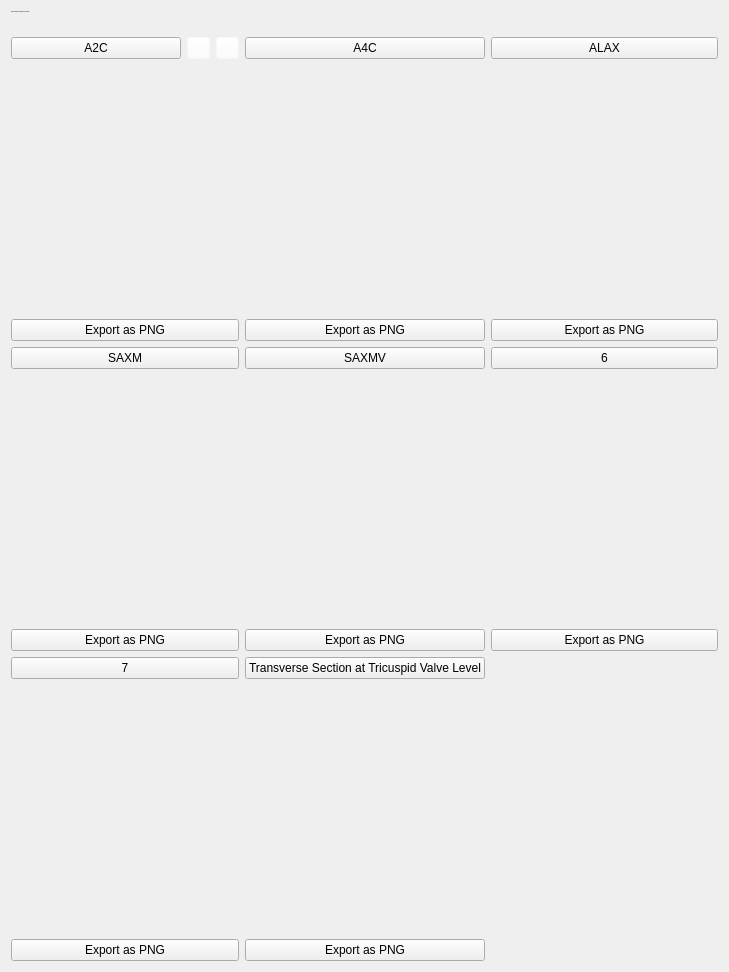
            <widget class="ScrollAreaWidget" name="scrollAreaWidgetContents_3">
             <property name="geometry">
              <rect>
               <x>0</x>
               <y>0</y>
               <width>729</width>
               <height>972</height>
              </rect>
             </property>
             <property name="sizePolicy">
              <sizepolicy hsizetype="Ignored" vsizetype="Expanding">
               <horstretch>0</horstretch>
               <verstretch>0</verstretch>
              </sizepolicy>
             </property>
             <property name="minimumSize">
              <size>
               <width>0</width>
               <height>0</height>
              </size>
             </property>
             <property name="maximumSize">
              <size>
               <width>16777215</width>
               <height>16777215</height>
              </size>
             </property>
             <layout class="QVBoxLayout" name="verticalLayout_2">
              <item>
               <layout class="QHBoxLayout" name="horizontalLayout">
                <item>
                 <widget class="QLabel" name="label_11">
                  <property name="sizePolicy">
                   <sizepolicy hsizetype="Preferred" vsizetype="Preferred">
                    <horstretch>0</horstretch>
                    <verstretch>0</verstretch>
                   </sizepolicy>
                  </property>
                  <property name="font">
                   <font>
                    <family>MS Shell Dlg 2</family>
                    <pointsize>-1</pointsize>
                    <weight>50</weight>
                    <italic>false</italic>
                    <bold>false</bold>
                   </font>
                  </property>
                  <property name="styleSheet">
                   <string notr="true">font: 20px &quot;MS Shell Dlg 2&quot;;</string>
                  </property>
                  <property name="text">
                   <string>Click view name to highlight cross section:</string>
                  </property>
                  <property name="alignment">
                   <set>Qt::AlignLeading|Qt::AlignLeft|Qt::AlignTop</set>
                  </property>
                  <property name="wordWrap">
                   <bool>false</bool>
                  </property>
                 </widget>
                </item>
                <item>
                 <spacer name="horizontalSpacer">
                  <property name="orientation">
                   <enum>Qt::Horizontal</enum>
                  </property>
                  <property name="sizeHint" stdset="0">
                   <size>
                    <width>40</width>
                    <height>20</height>
                   </size>
                  </property>
                 </spacer>
                </item>
               </layout>
              </item>
              <item>
               <widget class="MyGridWidget" name="gridWidget" native="true">
                <property name="sizePolicy">
                 <sizepolicy hsizetype="Expanding" vsizetype="Expanding">
                  <horstretch>0</horstretch>
                  <verstretch>0</verstretch>
                 </sizepolicy>
                </property>
                <layout class="QGridLayout" name="gridLayout_2">
                 <property name="leftMargin">
                  <number>0</number>
                 </property>
                 <property name="topMargin">
                  <number>0</number>
                 </property>
                 <property name="rightMargin">
                  <number>0</number>
                 </property>
                 <property name="bottomMargin">
                  <number>0</number>
                 </property>
                 <item row="0" column="0">
                  <layout class="QVBoxLayout" name="verticalLayout_10">
                   <item>
                    <layout class="QHBoxLayout" name="horizontalLayout_2">
                     <item>
                      <widget class="QPushButton" name="pushButton_13">
                       <property name="sizePolicy">
                        <sizepolicy hsizetype="Expanding" vsizetype="Fixed">
                         <horstretch>0</horstretch>
                         <verstretch>0</verstretch>
                        </sizepolicy>
                       </property>
                       <property name="minimumSize">
                        <size>
                         <width>0</width>
                         <height>0</height>
                        </size>
                       </property>
                       <property name="maximumSize">
                        <size>
                         <width>16777215</width>
                         <height>16777215</height>
                        </size>
                       </property>
                       <property name="styleSheet">
                        <string notr="true">font: 10px &quot;MS Shell Dlg 2&quot;;</string>
                       </property>
                       <property name="text">
                        <string>A2C</string>
                       </property>
                      </widget>
                     </item>
                     <item>
                      <widget class="QPushButton" name="pushButton_2">
                       <property name="sizePolicy">
                        <sizepolicy hsizetype="Fixed" vsizetype="Fixed">
                         <horstretch>0</horstretch>
                         <verstretch>0</verstretch>
                        </sizepolicy>
                       </property>
                       <property name="maximumSize">
                        <size>
                         <width>23</width>
                         <height>16777215</height>
                        </size>
                       </property>
                       <property name="styleSheet">
                        <string notr="true">image: url(:/images/Counterclockwise_rotating_circular_arrow_symbol.png);
background-color: rgba(255, 255, 255, 0);</string>
                       </property>
                       <property name="text">
                        <string/>
                       </property>
                      </widget>
                     </item>
                     <item>
                      <widget class="QPushButton" name="pushButton_10">
                       <property name="sizePolicy">
                        <sizepolicy hsizetype="Fixed" vsizetype="Fixed">
                         <horstretch>0</horstretch>
                         <verstretch>0</verstretch>
                        </sizepolicy>
                       </property>
                       <property name="maximumSize">
                        <size>
                         <width>23</width>
                         <height>16777215</height>
                        </size>
                       </property>
                       <property name="styleSheet">
                        <string notr="true">image: url(:/images/Clockwise_rotating_circular_arrow_symbol.png);
background-color: rgba(255, 255, 255, 0);</string>
                       </property>
                       <property name="text">
                        <string/>
                       </property>
                      </widget>
                     </item>
                    </layout>
                   </item>
                   <item>
                    <widget class="QLabel" name="label_8">
                     <property name="sizePolicy">
                      <sizepolicy hsizetype="Expanding" vsizetype="Expanding">
                       <horstretch>0</horstretch>
                       <verstretch>0</verstretch>
                      </sizepolicy>
                     </property>
                     <property name="minimumSize">
                      <size>
                       <width>0</width>
                       <height>240</height>
                      </size>
                     </property>
                     <property name="maximumSize">
                      <size>
                       <width>16777215</width>
                       <height>16777215</height>
                      </size>
                     </property>
                     <property name="text">
                      <string/>
                     </property>
                     <property name="pixmap">
                      <pixmap>:/images/annotated_heart_sample.png</pixmap>
                     </property>
                     <property name="scaledContents">
                      <bool>true</bool>
                     </property>
                    </widget>
                   </item>
                   <item>
                    <widget class="QPushButton" name="pushButton_9">
                     <property name="sizePolicy">
                      <sizepolicy hsizetype="Expanding" vsizetype="Fixed">
                       <horstretch>0</horstretch>
                       <verstretch>0</verstretch>
                      </sizepolicy>
                     </property>
                     <property name="minimumSize">
                      <size>
                       <width>0</width>
                       <height>0</height>
                      </size>
                     </property>
                     <property name="maximumSize">
                      <size>
                       <width>16777215</width>
                       <height>16777215</height>
                      </size>
                     </property>
                     <property name="text">
                      <string>Export as PNG</string>
                     </property>
                    </widget>
                   </item>
                  </layout>
                 </item>
                 <item row="0" column="1">
                  <layout class="QVBoxLayout" name="verticalLayout_9">
                   <item>
                    <widget class="QPushButton" name="pushButton_8">
                     <property name="sizePolicy">
                      <sizepolicy hsizetype="Expanding" vsizetype="Fixed">
                       <horstretch>0</horstretch>
                       <verstretch>0</verstretch>
                      </sizepolicy>
                     </property>
                     <property name="minimumSize">
                      <size>
                       <width>0</width>
                       <height>0</height>
                      </size>
                     </property>
                     <property name="maximumSize">
                      <size>
                       <width>16777215</width>
                       <height>16777215</height>
                      </size>
                     </property>
                     <property name="styleSheet">
                      <string notr="true">font: 10px &quot;MS Shell Dlg 2&quot;;</string>
                     </property>
                     <property name="text">
                      <string>A4C</string>
                     </property>
                    </widget>
                   </item>
                   <item>
                    <widget class="QLabel" name="label_7">
                     <property name="sizePolicy">
                      <sizepolicy hsizetype="Expanding" vsizetype="Expanding">
                       <horstretch>0</horstretch>
                       <verstretch>0</verstretch>
                      </sizepolicy>
                     </property>
                     <property name="minimumSize">
                      <size>
                       <width>0</width>
                       <height>240</height>
                      </size>
                     </property>
                     <property name="maximumSize">
                      <size>
                       <width>16777215</width>
                       <height>16777215</height>
                      </size>
                     </property>
                     <property name="text">
                      <string/>
                     </property>
                     <property name="pixmap">
                      <pixmap>:/images/annotated_heart_sample.png</pixmap>
                     </property>
                     <property name="scaledContents">
                      <bool>true</bool>
                     </property>
                    </widget>
                   </item>
                   <item>
                    <widget class="QPushButton" name="pushButton_14">
                     <property name="sizePolicy">
                      <sizepolicy hsizetype="Expanding" vsizetype="Fixed">
                       <horstretch>0</horstretch>
                       <verstretch>0</verstretch>
                      </sizepolicy>
                     </property>
                     <property name="minimumSize">
                      <size>
                       <width>0</width>
                       <height>0</height>
                      </size>
                     </property>
                     <property name="maximumSize">
                      <size>
                       <width>16777215</width>
                       <height>16777215</height>
                      </size>
                     </property>
                     <property name="text">
                      <string>Export as PNG</string>
                     </property>
                    </widget>
                   </item>
                  </layout>
                 </item>
                 <item row="1" column="0">
                  <layout class="QVBoxLayout" name="verticalLayout_7">
                   <item>
                    <widget class="QPushButton" name="pushButton_6">
                     <property name="sizePolicy">
                      <sizepolicy hsizetype="Expanding" vsizetype="Fixed">
                       <horstretch>0</horstretch>
                       <verstretch>0</verstretch>
                      </sizepolicy>
                     </property>
                     <property name="minimumSize">
                      <size>
                       <width>0</width>
                       <height>0</height>
                      </size>
                     </property>
                     <property name="maximumSize">
                      <size>
                       <width>16777215</width>
                       <height>16777215</height>
                      </size>
                     </property>
                     <property name="styleSheet">
                      <string notr="true">font: 10px &quot;MS Shell Dlg 2&quot;;</string>
                     </property>
                     <property name="text">
                      <string>SAXM</string>
                     </property>
                    </widget>
                   </item>
                   <item>
                    <widget class="QLabel" name="label_5">
                     <property name="sizePolicy">
                      <sizepolicy hsizetype="Expanding" vsizetype="Expanding">
                       <horstretch>0</horstretch>
                       <verstretch>0</verstretch>
                      </sizepolicy>
                     </property>
                     <property name="minimumSize">
                      <size>
                       <width>0</width>
                       <height>240</height>
                      </size>
                     </property>
                     <property name="maximumSize">
                      <size>
                       <width>16777215</width>
                       <height>16777215</height>
                      </size>
                     </property>
                     <property name="text">
                      <string/>
                     </property>
                     <property name="pixmap">
                      <pixmap>:/images/annotated_heart_sample.png</pixmap>
                     </property>
                     <property name="scaledContents">
                      <bool>true</bool>
                     </property>
                    </widget>
                   </item>
                   <item>
                    <widget class="QPushButton" name="pushButton_16">
                     <property name="sizePolicy">
                      <sizepolicy hsizetype="Expanding" vsizetype="Fixed">
                       <horstretch>0</horstretch>
                       <verstretch>0</verstretch>
                      </sizepolicy>
                     </property>
                     <property name="minimumSize">
                      <size>
                       <width>0</width>
                       <height>0</height>
                      </size>
                     </property>
                     <property name="maximumSize">
                      <size>
                       <width>16777215</width>
                       <height>16777215</height>
                      </size>
                     </property>
                     <property name="text">
                      <string>Export as PNG</string>
                     </property>
                    </widget>
                   </item>
                  </layout>
                 </item>
                 <item row="1" column="1">
                  <layout class="QVBoxLayout" name="verticalLayout_6">
                   <item>
                    <widget class="QPushButton" name="pushButton_5">
                     <property name="sizePolicy">
                      <sizepolicy hsizetype="Expanding" vsizetype="Fixed">
                       <horstretch>0</horstretch>
                       <verstretch>0</verstretch>
                      </sizepolicy>
                     </property>
                     <property name="minimumSize">
                      <size>
                       <width>0</width>
                       <height>0</height>
                      </size>
                     </property>
                     <property name="maximumSize">
                      <size>
                       <width>16777215</width>
                       <height>16777215</height>
                      </size>
                     </property>
                     <property name="styleSheet">
                      <string notr="true">font: 10px &quot;MS Shell Dlg 2&quot;;</string>
                     </property>
                     <property name="text">
                      <string>SAXMV</string>
                     </property>
                    </widget>
                   </item>
                   <item>
                    <widget class="QLabel" name="label_4">
                     <property name="sizePolicy">
                      <sizepolicy hsizetype="Expanding" vsizetype="Expanding">
                       <horstretch>0</horstretch>
                       <verstretch>0</verstretch>
                      </sizepolicy>
                     </property>
                     <property name="minimumSize">
                      <size>
                       <width>0</width>
                       <height>240</height>
                      </size>
                     </property>
                     <property name="maximumSize">
                      <size>
                       <width>16777215</width>
                       <height>16777215</height>
                      </size>
                     </property>
                     <property name="text">
                      <string/>
                     </property>
                     <property name="pixmap">
                      <pixmap>:/images/annotated_heart_sample.png</pixmap>
                     </property>
                     <property name="scaledContents">
                      <bool>true</bool>
                     </property>
                    </widget>
                   </item>
                   <item>
                    <widget class="QPushButton" name="pushButton_17">
                     <property name="sizePolicy">
                      <sizepolicy hsizetype="Expanding" vsizetype="Fixed">
                       <horstretch>0</horstretch>
                       <verstretch>0</verstretch>
                      </sizepolicy>
                     </property>
                     <property name="minimumSize">
                      <size>
                       <width>0</width>
                       <height>0</height>
                      </size>
                     </property>
                     <property name="maximumSize">
                      <size>
                       <width>16777215</width>
                       <height>16777215</height>
                      </size>
                     </property>
                     <property name="text">
                      <string>Export as PNG</string>
                     </property>
                    </widget>
                   </item>
                  </layout>
                 </item>
                 <item row="0" column="2">
                  <layout class="QVBoxLayout" name="verticalLayout_8">
                   <item>
                    <widget class="QPushButton" name="pushButton_7">
                     <property name="sizePolicy">
                      <sizepolicy hsizetype="Expanding" vsizetype="Fixed">
                       <horstretch>0</horstretch>
                       <verstretch>0</verstretch>
                      </sizepolicy>
                     </property>
                     <property name="minimumSize">
                      <size>
                       <width>0</width>
                       <height>0</height>
                      </size>
                     </property>
                     <property name="maximumSize">
                      <size>
                       <width>16777215</width>
                       <height>16777215</height>
                      </size>
                     </property>
                     <property name="styleSheet">
                      <string notr="true">font: 10px &quot;MS Shell Dlg 2&quot;;</string>
                     </property>
                     <property name="text">
                      <string>ALAX</string>
                     </property>
                    </widget>
                   </item>
                   <item>
                    <widget class="QLabel" name="label_6">
                     <property name="sizePolicy">
                      <sizepolicy hsizetype="Expanding" vsizetype="Expanding">
                       <horstretch>0</horstretch>
                       <verstretch>0</verstretch>
                      </sizepolicy>
                     </property>
                     <property name="minimumSize">
                      <size>
                       <width>0</width>
                       <height>240</height>
                      </size>
                     </property>
                     <property name="maximumSize">
                      <size>
                       <width>16777215</width>
                       <height>16777215</height>
                      </size>
                     </property>
                     <property name="text">
                      <string/>
                     </property>
                     <property name="pixmap">
                      <pixmap>:/images/annotated_heart_sample.png</pixmap>
                     </property>
                     <property name="scaledContents">
                      <bool>true</bool>
                     </property>
                    </widget>
                   </item>
                   <item>
                    <widget class="QPushButton" name="pushButton_15">
                     <property name="sizePolicy">
                      <sizepolicy hsizetype="Expanding" vsizetype="Fixed">
                       <horstretch>0</horstretch>
                       <verstretch>0</verstretch>
                      </sizepolicy>
                     </property>
                     <property name="minimumSize">
                      <size>
                       <width>0</width>
                       <height>0</height>
                      </size>
                     </property>
                     <property name="maximumSize">
                      <size>
                       <width>16777215</width>
                       <height>16777215</height>
                      </size>
                     </property>
                     <property name="text">
                      <string>Export as PNG</string>
                     </property>
                    </widget>
                   </item>
                  </layout>
                 </item>
                 <item row="1" column="2">
                  <layout class="QVBoxLayout" name="verticalLayout_5">
                   <item>
                    <widget class="QPushButton" name="pushButton_4">
                     <property name="sizePolicy">
                      <sizepolicy hsizetype="Expanding" vsizetype="Fixed">
                       <horstretch>0</horstretch>
                       <verstretch>0</verstretch>
                      </sizepolicy>
                     </property>
                     <property name="minimumSize">
                      <size>
                       <width>0</width>
                       <height>0</height>
                      </size>
                     </property>
                     <property name="maximumSize">
                      <size>
                       <width>16777215</width>
                       <height>16777215</height>
                      </size>
                     </property>
                     <property name="styleSheet">
                      <string notr="true">font: 10px &quot;MS Shell Dlg 2&quot;;</string>
                     </property>
                     <property name="text">
                      <string>6</string>
                     </property>
                    </widget>
                   </item>
                   <item>
                    <widget class="QLabel" name="label_3">
                     <property name="sizePolicy">
                      <sizepolicy hsizetype="Expanding" vsizetype="Expanding">
                       <horstretch>0</horstretch>
                       <verstretch>0</verstretch>
                      </sizepolicy>
                     </property>
                     <property name="minimumSize">
                      <size>
                       <width>0</width>
                       <height>240</height>
                      </size>
                     </property>
                     <property name="maximumSize">
                      <size>
                       <width>16777215</width>
                       <height>16777215</height>
                      </size>
                     </property>
                     <property name="text">
                      <string/>
                     </property>
                     <property name="pixmap">
                      <pixmap>:/images/annotated_heart_sample.png</pixmap>
                     </property>
                     <property name="scaledContents">
                      <bool>true</bool>
                     </property>
                    </widget>
                   </item>
                   <item>
                    <widget class="QPushButton" name="pushButton_18">
                     <property name="sizePolicy">
                      <sizepolicy hsizetype="Expanding" vsizetype="Fixed">
                       <horstretch>0</horstretch>
                       <verstretch>0</verstretch>
                      </sizepolicy>
                     </property>
                     <property name="minimumSize">
                      <size>
                       <width>0</width>
                       <height>0</height>
                      </size>
                     </property>
                     <property name="maximumSize">
                      <size>
                       <width>16777215</width>
                       <height>16777215</height>
                      </size>
                     </property>
                     <property name="text">
                      <string>Export as PNG</string>
                     </property>
                    </widget>
                   </item>
                  </layout>
                 </item>
                 <item row="2" column="0">
                  <layout class="QVBoxLayout" name="verticalLayout_4">
                   <item>
                    <widget class="QPushButton" name="pushButton_3">
                     <property name="sizePolicy">
                      <sizepolicy hsizetype="Expanding" vsizetype="Fixed">
                       <horstretch>0</horstretch>
                       <verstretch>0</verstretch>
                      </sizepolicy>
                     </property>
                     <property name="minimumSize">
                      <size>
                       <width>0</width>
                       <height>0</height>
                      </size>
                     </property>
                     <property name="maximumSize">
                      <size>
                       <width>16777215</width>
                       <height>16777215</height>
                      </size>
                     </property>
                     <property name="styleSheet">
                      <string notr="true">font: 10px &quot;MS Shell Dlg 2&quot;;</string>
                     </property>
                     <property name="text">
                      <string>7</string>
                     </property>
                    </widget>
                   </item>
                   <item>
                    <widget class="QLabel" name="label_2">
                     <property name="sizePolicy">
                      <sizepolicy hsizetype="Expanding" vsizetype="Expanding">
                       <horstretch>0</horstretch>
                       <verstretch>0</verstretch>
                      </sizepolicy>
                     </property>
                     <property name="minimumSize">
                      <size>
                       <width>0</width>
                       <height>240</height>
                      </size>
                     </property>
                     <property name="maximumSize">
                      <size>
                       <width>16777215</width>
                       <height>16777215</height>
                      </size>
                     </property>
                     <property name="text">
                      <string/>
                     </property>
                     <property name="pixmap">
                      <pixmap>:/images/annotated_heart_sample.png</pixmap>
                     </property>
                     <property name="scaledContents">
                      <bool>true</bool>
                     </property>
                    </widget>
                   </item>
                   <item>
                    <widget class="QPushButton" name="pushButton_19">
                     <property name="sizePolicy">
                      <sizepolicy hsizetype="Expanding" vsizetype="Fixed">
                       <horstretch>0</horstretch>
                       <verstretch>0</verstretch>
                      </sizepolicy>
                     </property>
                     <property name="minimumSize">
                      <size>
                       <width>0</width>
                       <height>0</height>
                      </size>
                     </property>
                     <property name="maximumSize">
                      <size>
                       <width>16777215</width>
                       <height>16777215</height>
                      </size>
                     </property>
                     <property name="text">
                      <string>Export as PNG</string>
                     </property>
                    </widget>
                   </item>
                  </layout>
                 </item>
                 <item row="2" column="1">
                  <layout class="QVBoxLayout" name="verticalLayout_3">
                   <item>
                    <widget class="QPushButton" name="pushButton">
                     <property name="sizePolicy">
                      <sizepolicy hsizetype="Expanding" vsizetype="Fixed">
                       <horstretch>0</horstretch>
                       <verstretch>0</verstretch>
                      </sizepolicy>
                     </property>
                     <property name="minimumSize">
                      <size>
                       <width>0</width>
                       <height>0</height>
                      </size>
                     </property>
                     <property name="maximumSize">
                      <size>
                       <width>16777215</width>
                       <height>16777215</height>
                      </size>
                     </property>
                     <property name="styleSheet">
                      <string notr="true">font: 10px &quot;MS Shell Dlg 2&quot;;</string>
                     </property>
                     <property name="text">
                      <string>Transverse Section at Tricuspid Valve Level</string>
                     </property>
                    </widget>
                   </item>
                   <item>
                    <widget class="QLabel" name="label">
                     <property name="sizePolicy">
                      <sizepolicy hsizetype="Expanding" vsizetype="MinimumExpanding">
                       <horstretch>0</horstretch>
                       <verstretch>0</verstretch>
                      </sizepolicy>
                     </property>
                     <property name="minimumSize">
                      <size>
                       <width>0</width>
                       <height>240</height>
                      </size>
                     </property>
                     <property name="maximumSize">
                      <size>
                       <width>16777215</width>
                       <height>16777215</height>
                      </size>
                     </property>
                     <property name="text">
                      <string/>
                     </property>
                     <property name="pixmap">
                      <pixmap>:/images/annotated_heart_sample.png</pixmap>
                     </property>
                     <property name="scaledContents">
                      <bool>true</bool>
                     </property>
                    </widget>
                   </item>
                   <item>
                    <widget class="QPushButton" name="pushButton_20">
                     <property name="sizePolicy">
                      <sizepolicy hsizetype="Expanding" vsizetype="Fixed">
                       <horstretch>0</horstretch>
                       <verstretch>0</verstretch>
                      </sizepolicy>
                     </property>
                     <property name="minimumSize">
                      <size>
                       <width>0</width>
                       <height>0</height>
                      </size>
                     </property>
                     <property name="maximumSize">
                      <size>
                       <width>16777215</width>
                       <height>16777215</height>
                      </size>
                     </property>
                     <property name="text">
                      <string>Export as PNG</string>
                     </property>
                    </widget>
                   </item>
                  </layout>
                 </item>
                </layout>
               </widget>
              </item>
             </layout>
            </widget>
